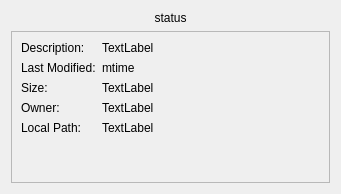
<?xml version="1.0" encoding="UTF-8"?>
<ui version="4.0">
 <class>RepoDetailDialog</class>
 <widget class="QDialog" name="RepoDetailDialog">
  <property name="geometry">
   <rect>
    <x>0</x>
    <y>0</y>
    <width>341</width>
    <height>194</height>
   </rect>
  </property>
  <property name="sizePolicy">
   <sizepolicy hsizetype="Preferred" vsizetype="Expanding">
    <horstretch>0</horstretch>
    <verstretch>0</verstretch>
   </sizepolicy>
  </property>
  <property name="windowTitle">
   <string>Dialog</string>
  </property>
  <layout class="QVBoxLayout" name="verticalLayout">
   <item>
    <widget class="QLabel" name="mStatusLabel">
     <property name="enabled">
      <bool>true</bool>
     </property>
     <property name="sizePolicy">
      <sizepolicy hsizetype="Preferred" vsizetype="Preferred">
       <horstretch>0</horstretch>
       <verstretch>0</verstretch>
      </sizepolicy>
     </property>
     <property name="layoutDirection">
      <enum>Qt::LeftToRight</enum>
     </property>
     <property name="text">
      <string>status</string>
     </property>
     <property name="alignment">
      <set>Qt::AlignCenter</set>
     </property>
    </widget>
   </item>
   <item>
    <widget class="QFrame" name="mFrame">
     <property name="sizePolicy">
      <sizepolicy hsizetype="Preferred" vsizetype="Expanding">
       <horstretch>0</horstretch>
       <verstretch>0</verstretch>
      </sizepolicy>
     </property>
     <property name="frameShape">
      <enum>QFrame::StyledPanel</enum>
     </property>
     <property name="frameShadow">
      <enum>QFrame::Raised</enum>
     </property>
     <layout class="QFormLayout" name="formLayout">
      <property name="fieldGrowthPolicy">
       <enum>QFormLayout::FieldsStayAtSizeHint</enum>
      </property>
      <item row="0" column="0">
       <widget class="QLabel" name="label_2">
        <property name="text">
         <string>Description:</string>
        </property>
       </widget>
      </item>
      <item row="0" column="1">
       <widget class="QLabel" name="mDesc">
        <property name="text">
         <string>TextLabel</string>
        </property>
       </widget>
      </item>
      <item row="1" column="0">
       <widget class="QLabel" name="label_3">
        <property name="text">
         <string>Last Modified:</string>
        </property>
       </widget>
      </item>
      <item row="1" column="1">
       <widget class="QLabel" name="mTimeLabel">
        <property name="text">
         <string>mtime</string>
        </property>
       </widget>
      </item>
      <item row="2" column="0">
       <widget class="QLabel" name="label">
        <property name="text">
         <string>Size:</string>
        </property>
       </widget>
      </item>
      <item row="2" column="1">
       <widget class="QLabel" name="mSizeLabel">
        <property name="text">
         <string>TextLabel</string>
        </property>
       </widget>
      </item>
      <item row="3" column="0">
       <widget class="QLabel" name="label_6">
        <property name="text">
         <string>Owner:</string>
        </property>
       </widget>
      </item>
      <item row="3" column="1">
       <widget class="QLabel" name="mOwnerLabel">
        <property name="text">
         <string>TextLabel</string>
        </property>
       </widget>
      </item>
      <item row="4" column="0">
       <widget class="QLabel" name="lpathLabel">
        <property name="text">
         <string>Local Path:</string>
        </property>
       </widget>
      </item>
      <item row="4" column="1">
       <widget class="QLabel" name="mLpathLabel">
        <property name="text">
         <string>TextLabel</string>
        </property>
       </widget>
      </item>
     </layout>
    </widget>
   </item>
  </layout>
 </widget>
 <resources/>
 <connections/>
</ui>
